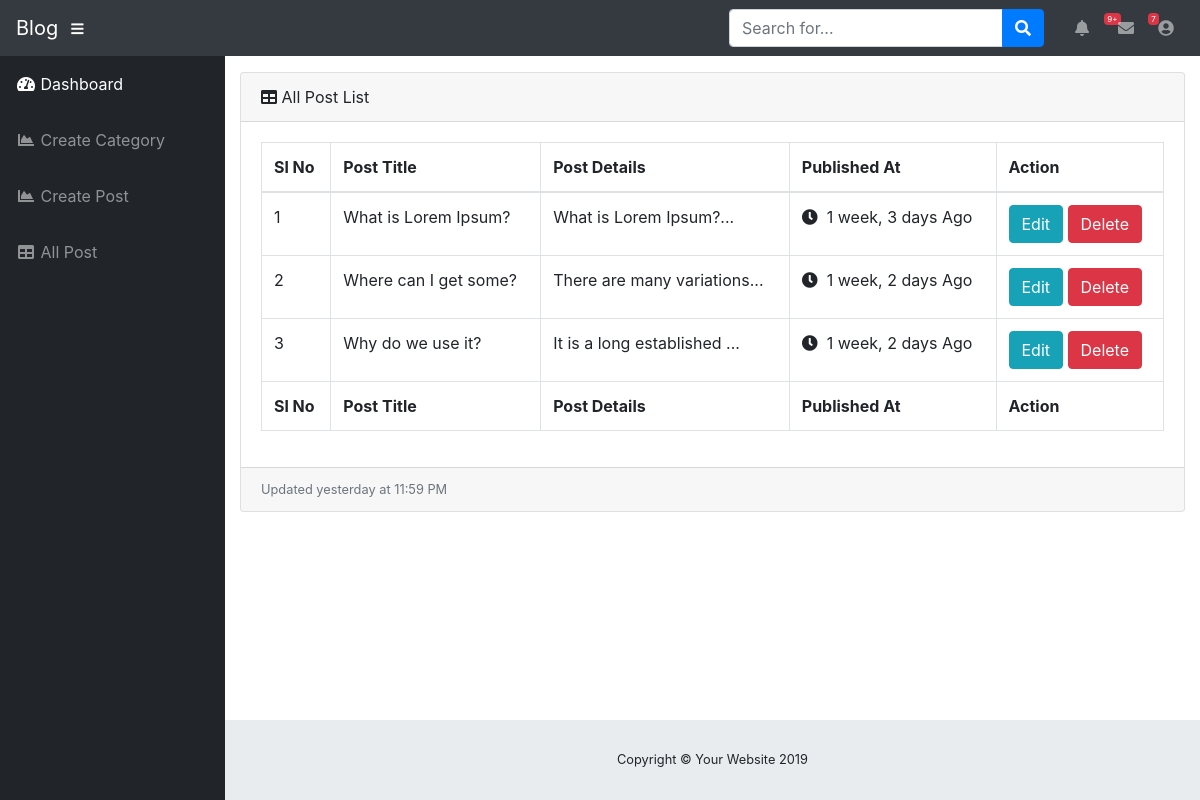
/dashboard/posts (signed in), run on an earlier commit of the app's database.
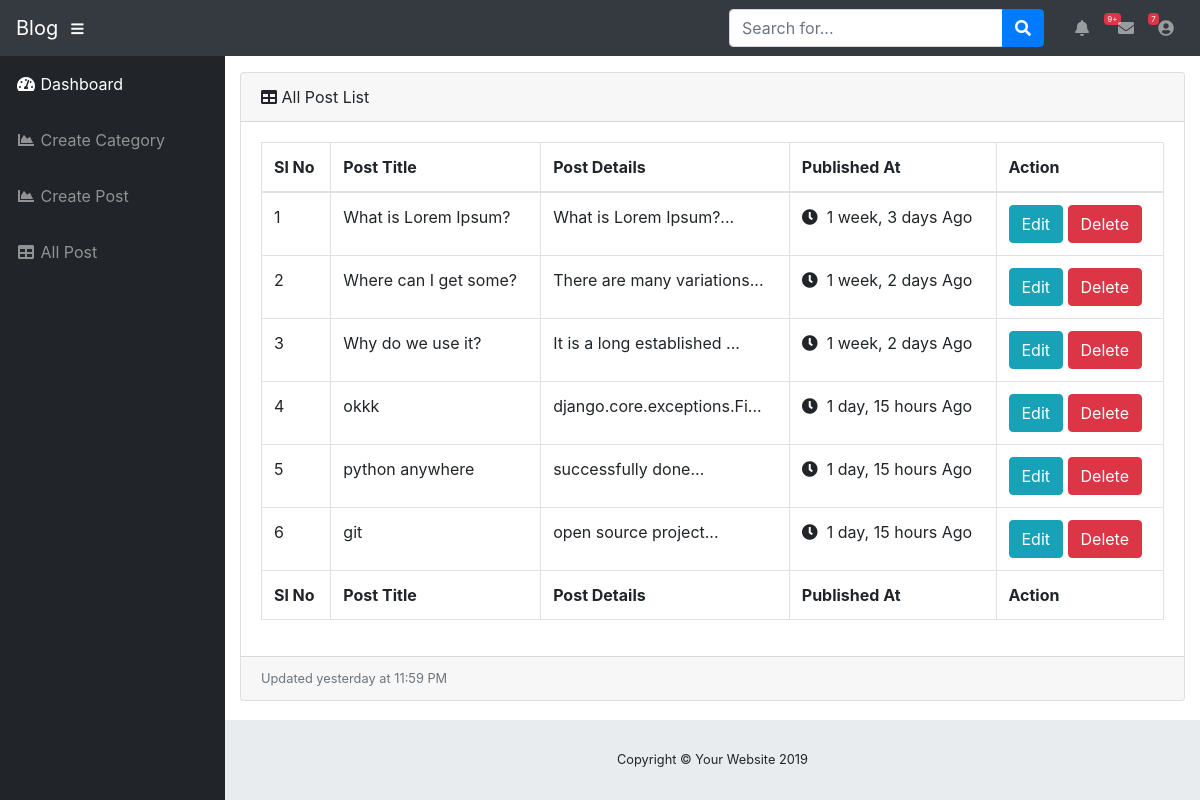
And on a later commit of the database.
### dashboard/models.py (models this page shows, shortened)
class BlogPost(models.Model):
    title = models.CharField(max_length=255)
    details = models.TextField()
    category = models.ForeignKey(Category, on_delete=models.DO_NOTHING, default=1)
    publish_date = models.DateTimeField(auto_now_add=True)
    update_date = models.DateTimeField(auto_now=True)
    status = models.BooleanField(default=0)

### dashboard/views.py (the view)
# urls.py: path('posts', views.showAllpost, name='showallpost'),
@login_required
def showAllpost(request):
    all_post = BlogPost.objects.all()
    context = {
        'all_post': all_post
    }
    return render(request, 'dashboard/post_list.html', context)

### dashboard/templates/dashboard/post_list.html (shortened to what this page needs)
{% extends 'dashboard/base.html' %}
{% load humanize %}
{% block content %}
<div class="card mb-3">
          <div class="card-header">
            <i class="fas fa-table"></i>
            All Post List</div>
          <div class="card-body">
            <div class="table-responsive">
              <table class="table table-bordered" id="dataTable" width="100%" cellspacing="0">
                <thead>
                  <tr>
                    <th>Sl No</th>
                    <th>Post Title</th>
                    <th>Post Details</th>
                    <th>Published At </th>
                    <th>Action</th>
                  </tr>
                </thead>
                <tfoot>
                  <tr>
                    <th>Sl No</th>
                    <th>Post Title</th>
                    <th>Post Details</th>
                    <th>Published At </th>
                    <th>Action</th>
                  </tr>
                </tfoot>
                <tbody>
                {% for post_value in all_post %}
                  <tr>
                    <td>{{ forloop.counter }}</td>
                    <td>{{ post_value.title }}</td>
                    <td>{{ post_value.details|slice:":25"}}...</td>
                    <td> <i class="fa fa-clock"></i>&nbsp; {{ post_value.publish_date | timesince  }} Ago </td>
                    <td>
                            <a href="{% url 'postupdate'  post_value.pk %}"> <button class="btn btn-info">Edit</button></a>
                            <a href="{% url 'postdelete' post_value.pk %}"> <button class="btn btn-danger">Delete</button></a>
                    </td>
                  </tr>
                {% endfor %}
                </tbody>
              </table>
            </div>
          </div>
          <div class="card-footer small text-muted">Updated yesterday at 11:59 PM</div>
        </div>
      </div>
{% endblock content %}

What changed in the data, as far as the page shows it:
added BlogPost: title "okkk", details "django.core.exceptions.Fi", publish_date "1 day, 15 hours"
added BlogPost: title "python anywhere", details "successfully done", publish_date "1 day, 15 hours"
added BlogPost: title "git", details "open source project", publish_date "1 day, 15 hours"
